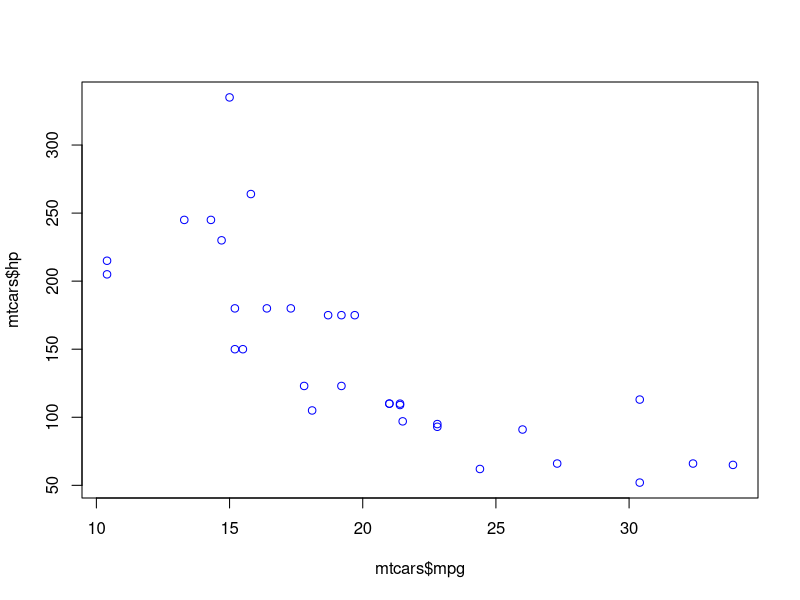
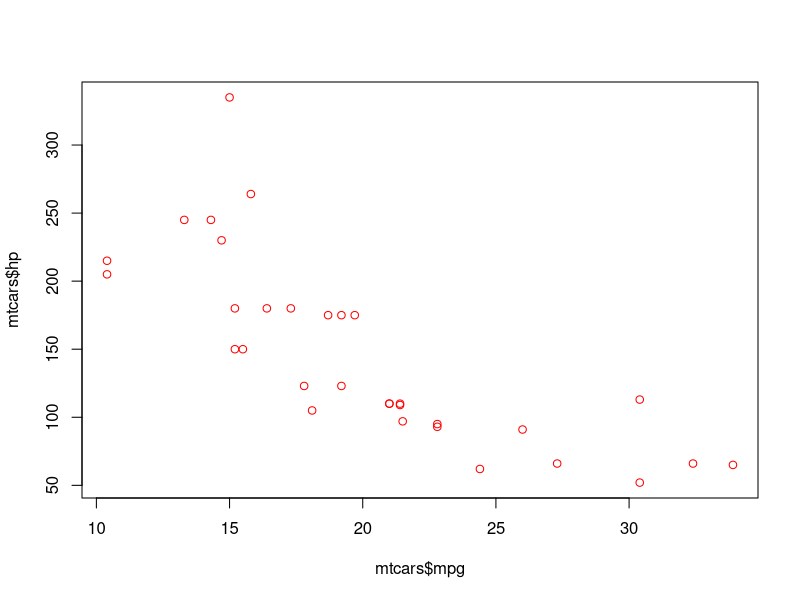

These figures' R source, in order:
summary(mtcars)
mean(mtcars$mpg)
sd(mtcars$mpg)
mean(mtcars$mpg)
plot(mtcars$mpg, mtcars$hp, col="blue")
plot(mtcars$mpg, mtcars$hp, col="red")
